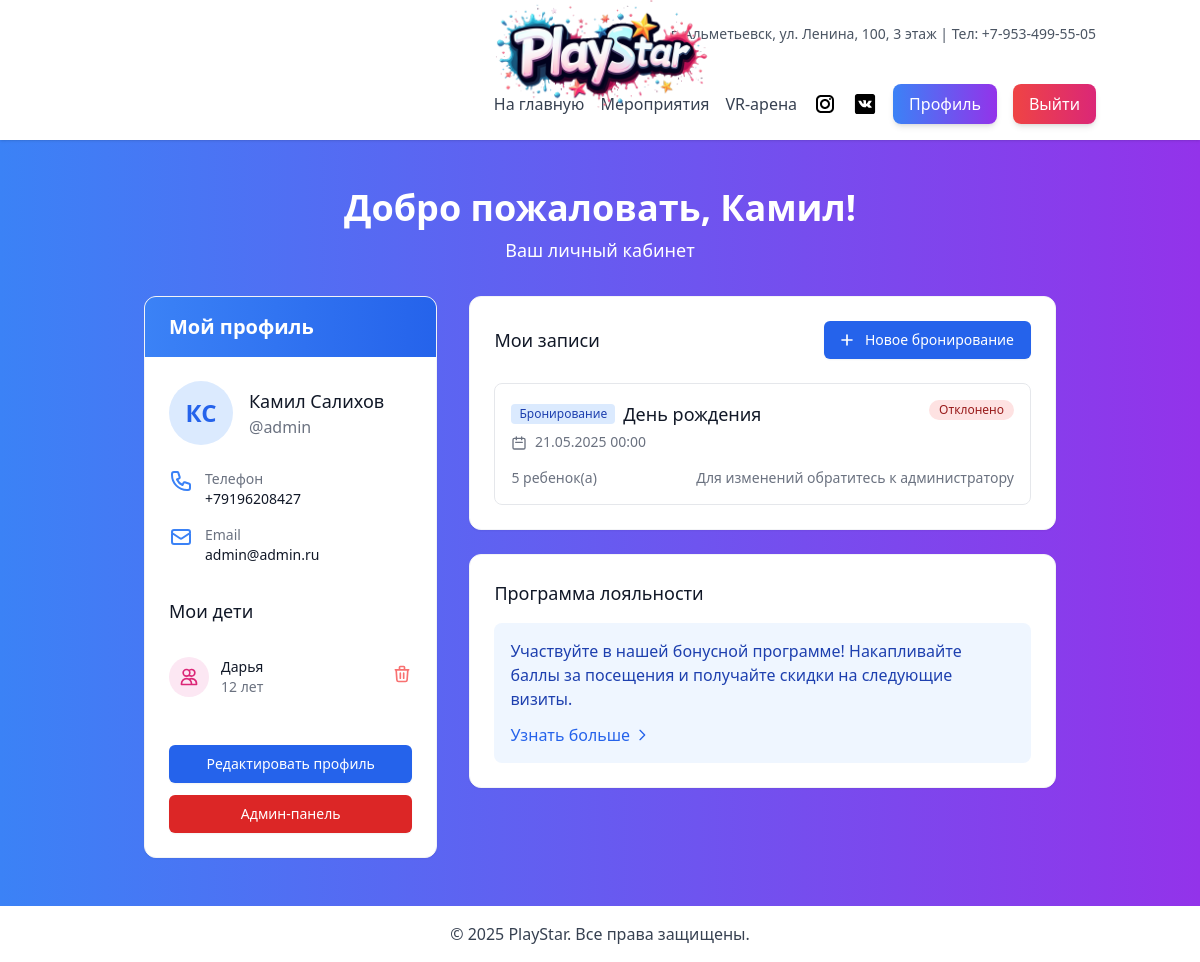
Before: /accounts/profile/ (signed in) with the older database file.
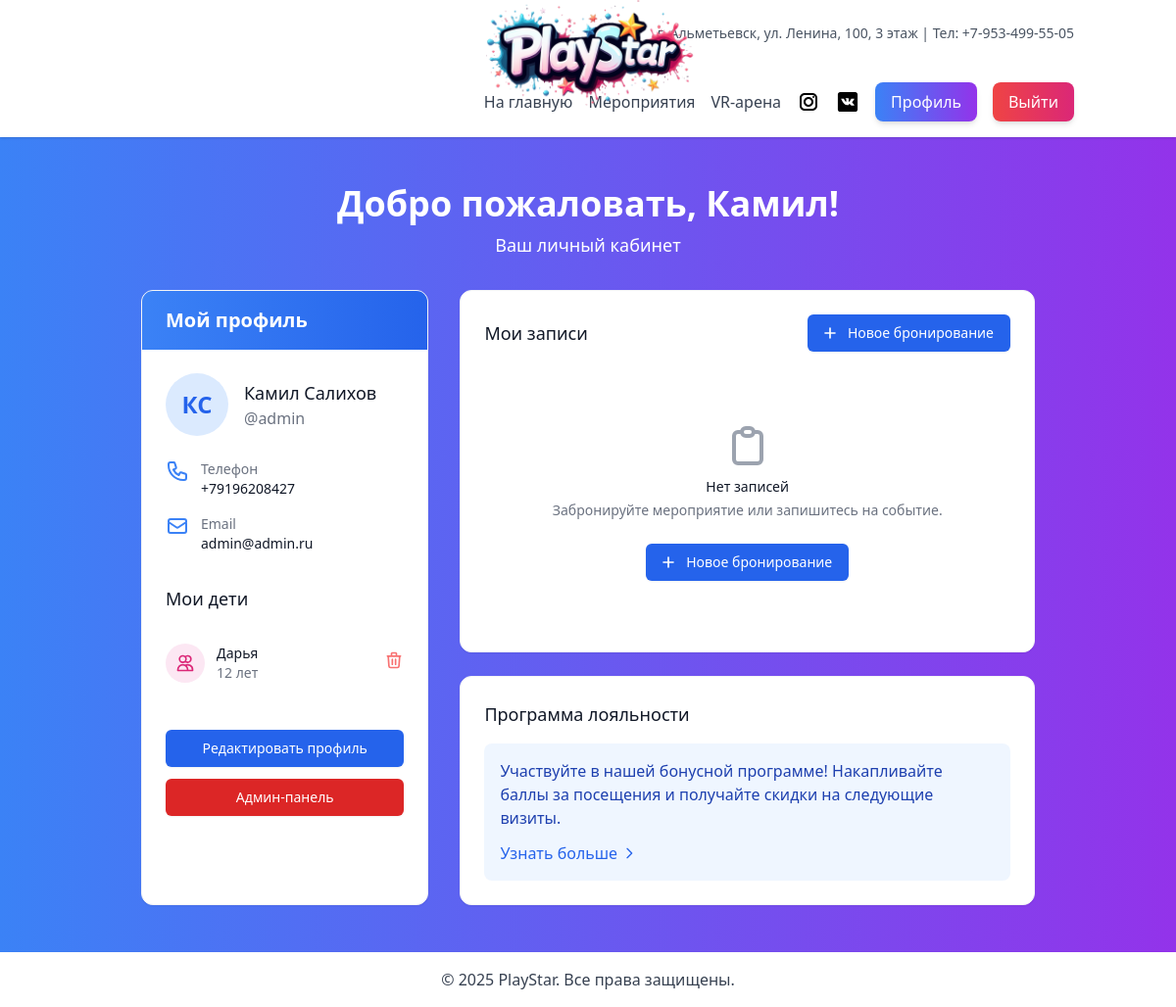
After: the same page with the newer database file.
### main/models.py (models this page shows, shortened)
class Child(models.Model):
    GENDER_CHOICES = [
        ('M', 'Мальчик'),
        ('F', 'Девочка'),
    ]
    profile = models.ForeignKey(Profile, on_delete=models.CASCADE, related_name='children')
    name = models.CharField(max_length=100, verbose_name="Имя ребенка")
    age = models.PositiveIntegerField(verbose_name="Возраст ребенка")
    birthdate = models.DateField(verbose_name="Дата рождения", blank=True, null=True)
    gender = models.CharField(
        max_length=1,
        choices=GENDER_CHOICES,
        verbose_name="Пол",
        blank=True,
        null=True
    )
    class Meta:
        verbose_name = "Ребенок"
        verbose_name_plural = "Дети"

### bookings/models.py (models this page shows, shortened)
class Booking(models.Model):
    STATUS_CHOICES = [
        ('pending', 'На модерации'),
        ('approved', 'Подтверждено'),
        ('rejected', 'Отклонено'),
        ('completed', 'Завершено')
    ]
    BOOKING_TYPES = (
        ('birthday', 'День рождения'),
        ('vr', 'VR-арена'),
        ('animation', 'Выездная анимация'),
        ('other', 'Другое'),
    )
    user = models.ForeignKey(settings.AUTH_USER_MODEL, on_delete=models.CASCADE)
    event_name = models.CharField('Название мероприятия', max_length=255)
    booking_type = models.CharField(
        'Тип бронирования',
        max_length=20,
        choices=BOOKING_TYPES,
        default='birthday'
    )
    location = models.CharField(
        'Местоположение',
        max_length=255,
        blank=True,
        null=True
    )
    custom_type = models.CharField(
        'Свой вариант',
        max_length=255,
        blank=True,
        null=True
    )
    event_date = models.DateTimeField('Дата мероприятия')
    children_count = models.PositiveIntegerField(
        'Количество детей',
        validators=[MinValueValidator(1)]
    )
    comment = models.TextField('Комментарий', blank=True, null=True)
    status = models.CharField(
        'Статус',
        max_length=20,
        choices=STATUS_CHOICES,
        default='pending'
    )
    created_at = models.DateTimeField(auto_now_add=True)
    updated_at = models.DateTimeField(auto_now=True)
    prepayment = models.DecimalField(
        'Предоплата',
        max_digits=10,
        decimal_places=2,
        default=Decimal('0.00')
    )
    cashier_payment = models.DecimalField(
        'Оплата кассиром',
        max_digits=10,
        decimal_places=2,
        default=Decimal('0.00')
    )
    paid_amount = models.DecimalField(
        'Оплаченная сумма',
        max_digits=10,
        decimal_places=2,
        default=Decimal('0.00')
    )
    class Meta:
        verbose_name = 'Бронирование'
        verbose_name_plural = 'Бронирования'
        ordering = ['-created_at']

### accounts/views.py (the view)
# urls.py: path('profile/', profile, name='profile'),
@login_required
def profile(request):
    user = request.user
    Profile.objects.get_or_create(user=user)
    context = {
        'user': user,
        'bookings': Booking.objects.filter(user=user).order_by('-created_at')[:5],
        'user_events': Event.objects.filter(booking__user=user)
                       .select_related('booking')
                       .order_by('-date')[:5],
    }
    return render(request, 'accounts/profile.html', context)

### main/templatetags/group_check.py (called while the page is built)
@register.filter(name='has_group')
def has_group(user, group_name):
    if hasattr(user, 'groups'):
        return user.groups.filter(name=group_name).exists()
    return False

### accounts/templates/accounts/profile.html (shortened to what the changed rows need)
{% extends 'base.html' %}
{% load group_check static %}
{% block content %}
<div class="max-w-7xl mx-auto px-4 sm:px-6 lg:px-8">
    <div class="mb-8 text-center">
        <h1 class="text-4xl font-bold text-white mb-2">Добро пожаловать, {{ user.first_name }}!</h1>
    </div>
    <div class="flex flex-col lg:flex-row gap-8">
        <div class="w-full lg:w-1/3 bg-white rounded-xl shadow-sm border border-gray-100 overflow-hidden">
            <div class="bg-gradient-to-r from-blue-500 to-blue-600 px-6 py-4">
                <h2 class="text-xl font-semibold text-white">Мой профиль</h2>
            </div>
            <div class="p-6">
                <div class="mt-8">
                    {% if user.profile.children.all %}
                        <ul class="divide-y divide-gray-200">
                            {% for child in user.profile.children.all %}
                                <li class="py-4 flex justify-between items-center">
                                    <div class="flex items-center">
                                        <div class="flex-shrink-0 h-10 w-10 rounded-full bg-pink-100 flex items-center justify-center text-pink-600">
                                            <svg xmlns="http://www.w3.org/2000/svg" class="h-5 w-5" fill="none" viewBox="0 0 24 24" stroke="currentColor">
                                                <path stroke-linecap="round" stroke-linejoin="round" stroke-width="2" d="M12 4.354a4 4 0 110 5.292M15 21H3v-1a6 6 0 0112 0v1zm0 0h6v-1a6 6 0 00-9-5.197M13 7a4 4 0 11-8 0 4 4 0 018 0z"/>
                                            </svg>
                                        </div>
                                        <div class="ml-3">
                                            <p class="text-sm font-medium text-gray-900">{{ child.name }}</p>
                                            <p class="text-sm text-gray-500">{{ child.age }} лет</p>
                                        </div>
                                    </div>
                                    <form action="{% url 'accounts:delete_child' child.id %}" method="post">
                                        <button type="submit" class="text-red-400 hover:text-red-600">
                                            <svg xmlns="http://www.w3.org/2000/svg" class="h-5 w-5" fill="none" viewBox="0 0 24 24" stroke="currentColor">
                                                <path stroke-linecap="round" stroke-linejoin="round" stroke-width="2" d="M19 7l-.867 12.142A2 2 0 0116.138 21H7.862a2 2 0 01-1.995-1.858L5 7m5 4v6m4-6v6m1-10V4a1 1 0 00-1-1h-4a1 1 0 00-1 1v3M4 7h16"/>
                                            </svg>
                                        </button>
                                    </form>
                                </li>
                            {% endfor %}
                        </ul>
                    {% else %}
                        <p class="text-sm text-gray-500">Дети не добавлены</p>
                    {% endif %}
                </div>
            </div>
        </div>
        <div class="w-full lg:w-2/3 space-y-6">
            <div class="bg-white rounded-xl shadow-sm border border-gray-100 overflow-hidden">
                <div class="p-6">
                    {% if bookings or user_events %}
                        <div class="space-y-4">
                            {% for booking in bookings %}
                            <div class="border border-gray-200 rounded-lg p-4 hover:shadow-md transition-shadow">
                                <div class="flex justify-between items-start">
                                    <div>
                                        <div class="flex items-center mb-1">
                                            <span class="bg-blue-100 text-blue-800 text-xs font-medium px-2 py-0.5 rounded mr-2">
                                                Бронирование
                                            </span>
                                            <h4 class="text-lg font-medium text-gray-900">
                                                {% if booking.booking_type == 'other' %}
                                                    {{ booking.custom_type }}
                                                {% else %}
                                                    {{ booking.get_booking_type_display }}
                                                {% endif %}
                                            </h4>
                                        </div>
                                        <div class="text-sm text-gray-500 mb-2">
                                            <svg xmlns="http://www.w3.org/2000/svg" class="inline h-4 w-4 mr-1" fill="none" viewBox="0 0 24 24" stroke="currentColor">
                                                <path stroke-linecap="round" stroke-linejoin="round" stroke-width="2" d="M8 7V3m8 4V3m-9 8h10M5 21h14a2 2 0 002-2V7a2 2 0 00-2-2H5a2 2 0 00-2 2v12a2 2 0 002 2z"/>
                                            </svg>
                                            {{ booking.event_date|date:"d.m.Y H:i" }}
                                        </div>
                                    </div>
                                    <div class="flex items-center">
                                        <span class="inline-flex items-center px-2.5 py-0.5 rounded-full text-xs font-medium
                                            {% if booking.status == 'approved' %}bg-green-100 text-green-800
                                            {% elif booking.status == 'pending' %}bg-yellow-100 text-yellow-800
                                            {% elif booking.status == 'rejected' %}bg-red-100 text-red-800
                                            {% else %}bg-gray-100 text-gray-800{% endif %}">
                                            {{ booking.get_status_display }}
                                        </span>
                                    </div>
                                </div>
                                <div class="flex justify-between items-center mt-2">
                                    <div class="text-sm text-gray-500">
                                        <span class="font-medium">{{ booking.children_count }}</span> ребенок(а)
                                    </div>
                                    <div class="flex space-x-2">
                                        {% if booking.status == 'pending' %}
                                            <form action="{% url 'bookings:delete_booking' booking.id %}" method="post" class="delete-booking-form">
                                                {% csrf_token %}
                                                <button type="submit" class="text-red-600 hover:text-red-900 text-sm">
                                                    Удалить
                                                </button>
                                            </form>
                                        {% else %}
                                            <span class="text-gray-500 text-sm">Для изменений обратитесь к администратору</span>
                                        {% endif %}
                                    </div>
                                </div>
                            </div>
                            {% endfor %}
                        </div>
                    {% else %}
                        <div class="text-center py-12">
                            <h3 class="mt-2 text-sm font-medium text-gray-900">Нет записей</h3>
                            <p class="mt-1 text-sm text-gray-500">Забронируйте мероприятие или запишитесь на событие.</p>
                            <div class="mt-6">
                                <button onclick="openBookingModal()" class="inline-flex items-center px-4 py-2 border border-transparent text-sm font-medium rounded-md shadow-sm text-white bg-blue-600 hover:bg-blue-700">
                                    <svg xmlns="http://www.w3.org/2000/svg" class="-ml-1 mr-2 h-5 w-5" fill="none" viewBox="0 0 24 24" stroke="currentColor">
                                        <path stroke-linecap="round" stroke-linejoin="round" stroke-width="2" d="M12 6v6m0 0v6m0-6h6m-6 0H6"/>
                                    </svg>
                                    Новое бронирование
                                </button>
                            </div>
                        </div>
                    {% endif %}
                </div>
            </div>
        </div>
    </div>
</div>
{% endblock %}

Changed rows visible on the page:
removed Booking: booking_type "День рождения", event_date "21.05.2025 00:00", status "Отклонено", children_count "5", shows "Для изменений обратитесь к администратору"
Other visible differences:
text now shown: "Нет записей Забронируйте мероприятие или запишитесь на событие. Новое бронирование"
